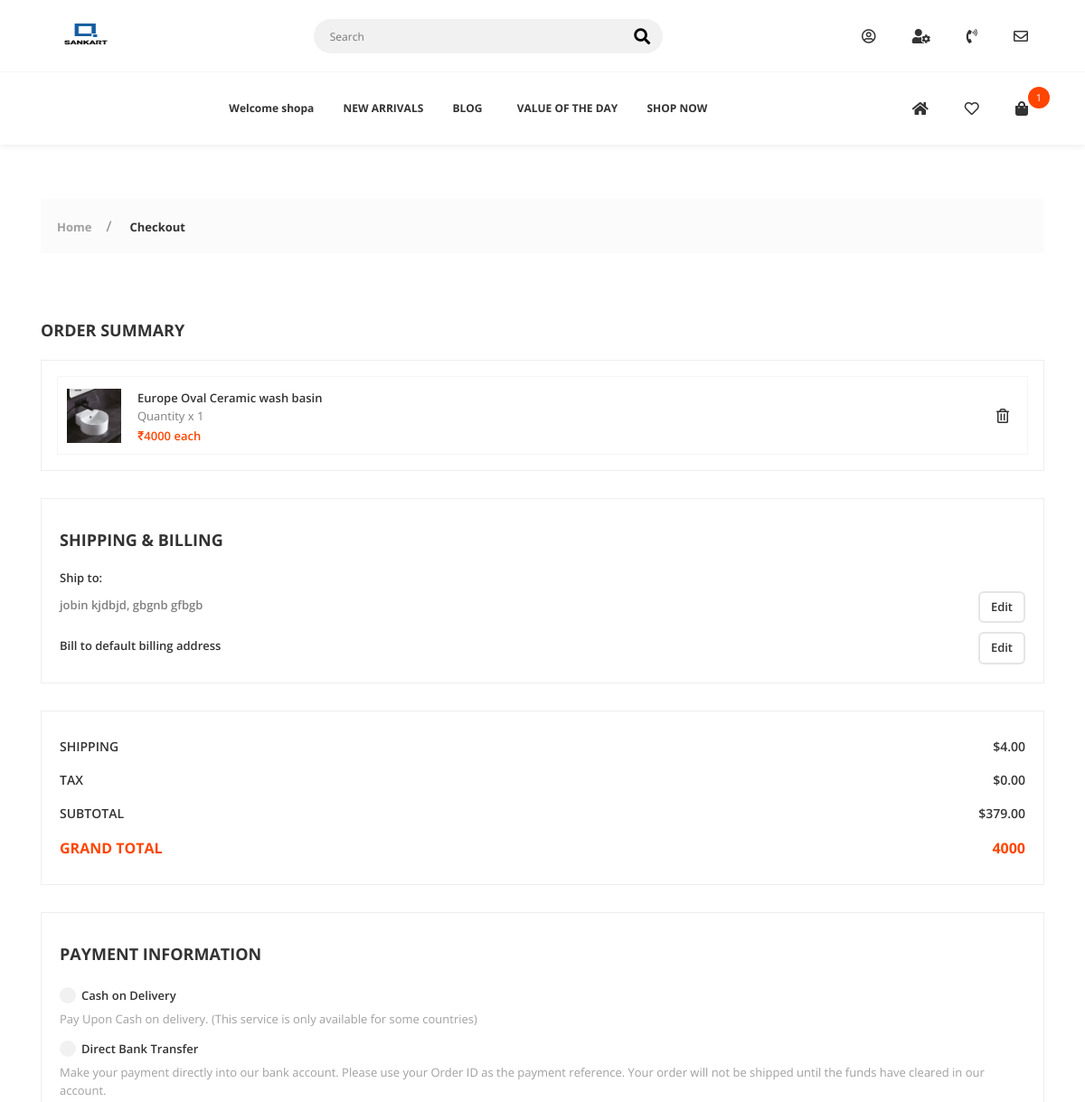
The app's page /checkout/ (signed in, upper part), older data.
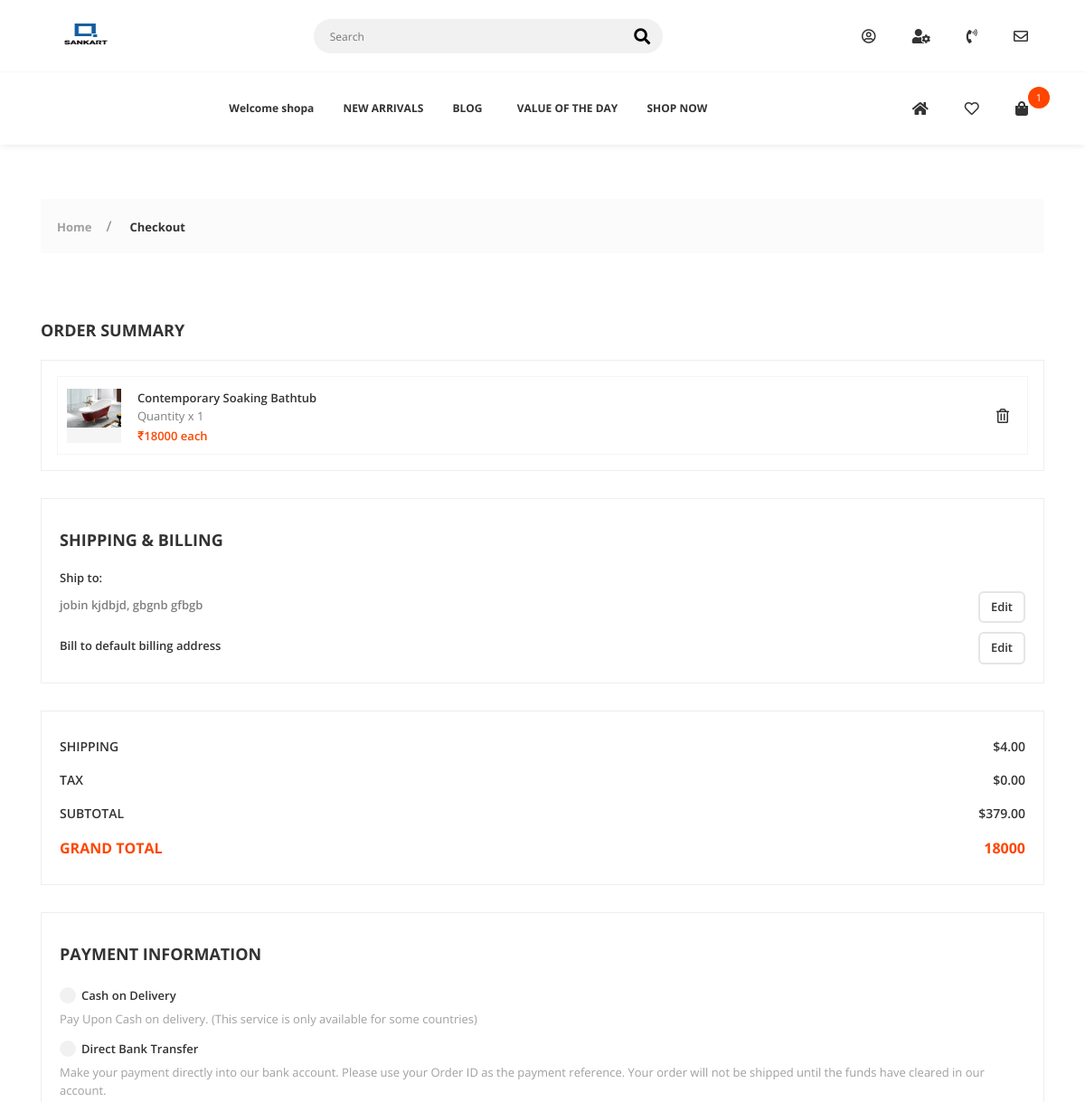
The same page, newer data.
### cart/models.py (models this page shows, shortened)
class CartItem(models.Model):
    user = models.ForeignKey(Account, on_delete=models.CASCADE, null=True)
    product = models.ForeignKey(Product, on_delete=models.CASCADE)
    variations = models.ManyToManyField(Variation, blank=True)
    cart = models.ForeignKey(Cart, on_delete=models.CASCADE, null=True)
    quantity = models.IntegerField()
    is_active = models.BooleanField(default=True)

### shop_app/models.py (models this page shows, shortened)
class Product(models.Model):
    product_name = models.CharField(max_length=200, unique=True)
    slug = models.SlugField(max_length=200, unique=True)
    description = models.TextField(max_length=500, blank=True)
    price = models.IntegerField()
    images = models.ImageField(upload_to='photos/product')
    display = models.ImageField(upload_to='photos/display',default="a3.png")
    stock = models.IntegerField()
    is_available = models.BooleanField(default=True)
    is_featured = models.BooleanField(default=False)
    category = models.ForeignKey(Category, on_delete=models.CASCADE)
    created_date = models.DateField(auto_now_add=True)
    modified_date = models.DateField(auto_now=True)
    def get_url(self):
        return reverse('product_detail', args=[self.category.slug, self.slug])

### orders/views.py (the view)
# urls.py: path('checkout/', views.checkout, name='checkout'),
@login_required(login_url='login')
def checkout(request, total=0, quantity=0, cart_item=None):
    try:
        tax = 0
        grand_total = 0
        if request.user.is_authenticated:
            cart_items = CartItem.objects.filter(
                user=request.user, is_active=True)
        else:
            cart = Cart.objects.get(cart_id=_cart_id(request))
            cart_items = CartItem.objects.filter(cart=cart, is_active=True)
        for cart_item in cart_items:
            total += (cart_item.product.price*cart_item.quantity)
            quantity += cart_item.quantity
        address = Address_Book.objects.get(user=request.user,status=True)
        tax = (2*total)/100
        grand_total = total+tax
    except ObjectDoesNotExist:
        pass
    print(total)
    customer=Address_Book.objects.filter(user=request.user,status=True)
    client = razorpay.Client(auth=(settings.RAZORPAY_API_KEY,settings.RAZORPAY_API_SECRET_KEY))
    data = {
        "amount": total,
        "currency": "INR",
        "receipt": "order_rcptid_11"
    }
    payment_response = client.order.create(data=data)
    print(payment_response)
    order_id = payment_response['id']
    order_status = payment_response['status']
    if order_status == 'created':
        payment = Payment(user=request.user,
                          amount=total,
                          razorpay_order_id = order_id,
                          razorpay_payment_status = order_status)
        payment.save()
    context = {
        'address': address,
        'total': total,
        'quantity': quantity,
        'cart_items': cart_items,
        'tax': tax,
        'grand_total': grand_total
    }
    return render(request, 'checkout.html', context)

### cart/context_processors.py (called while the page is built)
def counter(request):
    cart_count = 0
    if 'admin' in request.path:
        return {}
    else:
        try:
            cart = Cart.objects.filter(cart_id=_cart_id(request))
            if request.user.is_authenticated:
                cart_items = CartItem.objects.all().filter(user=request.user)
            else:
                cart_items = CartItem.objects.all().filter(cart=cart[:1])
            for cart_item in cart_items:
                cart_count += cart_item.quantity
        except Cart.DoesNotExist:
            cart_count = 0
    return dict(cart_count=cart_count)

### cart/views.py (called while the page is built)
def _cart_id(request):
    cart = request.session.session_key
    if not cart:
        cart = request.session.create()
    return cart

### shop_app/context_processors.py (called while the page is built)
def menu_links(request):
    links = Category.objects.all()
    return dict(links=links)

### wishlist/views.py (called while the page is built)
def _wishlist_id(request):
    wishlist = request.session.session_key
    if not wishlist:
        wishlist = request.session.create()
    return wishlist

### templates/checkout.html (shortened to what the changed rows need)
{% extends 'base.html' %}
{% load static %}
{% block content %}
        <div class="app-content">
            <div class="u-s-p-b-60">
                <div class="section__content">
                    <div class="container">
                        <div class="checkout-f">
                            <div class="row">
                                <div class="col-lg-12">
                                    <h1 class="checkout-f__h1">ORDER SUMMARY</h1>
                                    <div class="o-summary">
                                        <div class="o-summary__section u-s-m-b-30">
                                            <div class="o-summary__item-wrap gl-scroll">
                                                {% for cart_item in cart_items %}
                                                <div class="o-card">
                                                    <div class="o-card__flex">
                                                        <div class="o-card__img-wrap">
                                                            <img class="u-img-fluid" src="{{cart_item.product.images.url}}" style="width:600 height:600;" alt=""></div>
                                                        <div class="o-card__info-wrap">
                                                            <span class="o-card__name">
                                                                <a href="{{ cart_item.product.get_url }}">{{cart_item.product.product_name}}</a></span>
                                                            <span class="o-card__quantity">Quantity x {{cart_item.quantity}}</span>
                                                            <span class="o-card__price">₹{{cart_item.product.price}} each </span></div>
                                                    </div>
                                                    <a href="{% url 'remove_cart' cart_item.product.id cart_item.id %}" class="o-card__del far fa-trash-alt"></a>
                                                </div>
                                                {% endfor %}
                                            </div>
                                        </div>
                                        <div class="o-summary__section u-s-m-b-30">
                                            <div class="o-summary__box">
                                                <h1 class="checkout-f__h1">SHIPPING & BILLING</h1>
                                            </div>
                                        </div>
                                        <div class="o-summary__section u-s-m-b-30">
                                            <div class="o-summary__box">
                                                <table class="o-summary__table">
                                                    <tbody>
                                                        <tr>
                                                            <td>GRAND TOTAL</td>
                                                            <td>{{total}}</td>
                                                        </tr>
                                                    </tbody>
                                                </table>
                                            </div>
                                        </div>
                                        <div class="o-summary__section u-s-m-b-30">
                                            <div class="o-summary__box">
                                                <h1 class="checkout-f__h1">PAYMENT INFORMATION</h1>
                                            </div>
                                        </div>
                                    </div>
                                </div>
                            </div>
                        </div>
                    </div>
                </div>
            </div>
        </div>
{% endblock %}

Row changes from the older to the newer data that the page shows:
removed CartItem: product.images (picture), product.product_name "Europe Oval Ceramic wash basin", quantity "1", product.price "4000"
added CartItem: product.images (picture), product.product_name "Contemporary Soaking Bathtub", quantity "1", product.price "18000"
Text that changed along with them:
{{ total }}: "4000" → "18000"
